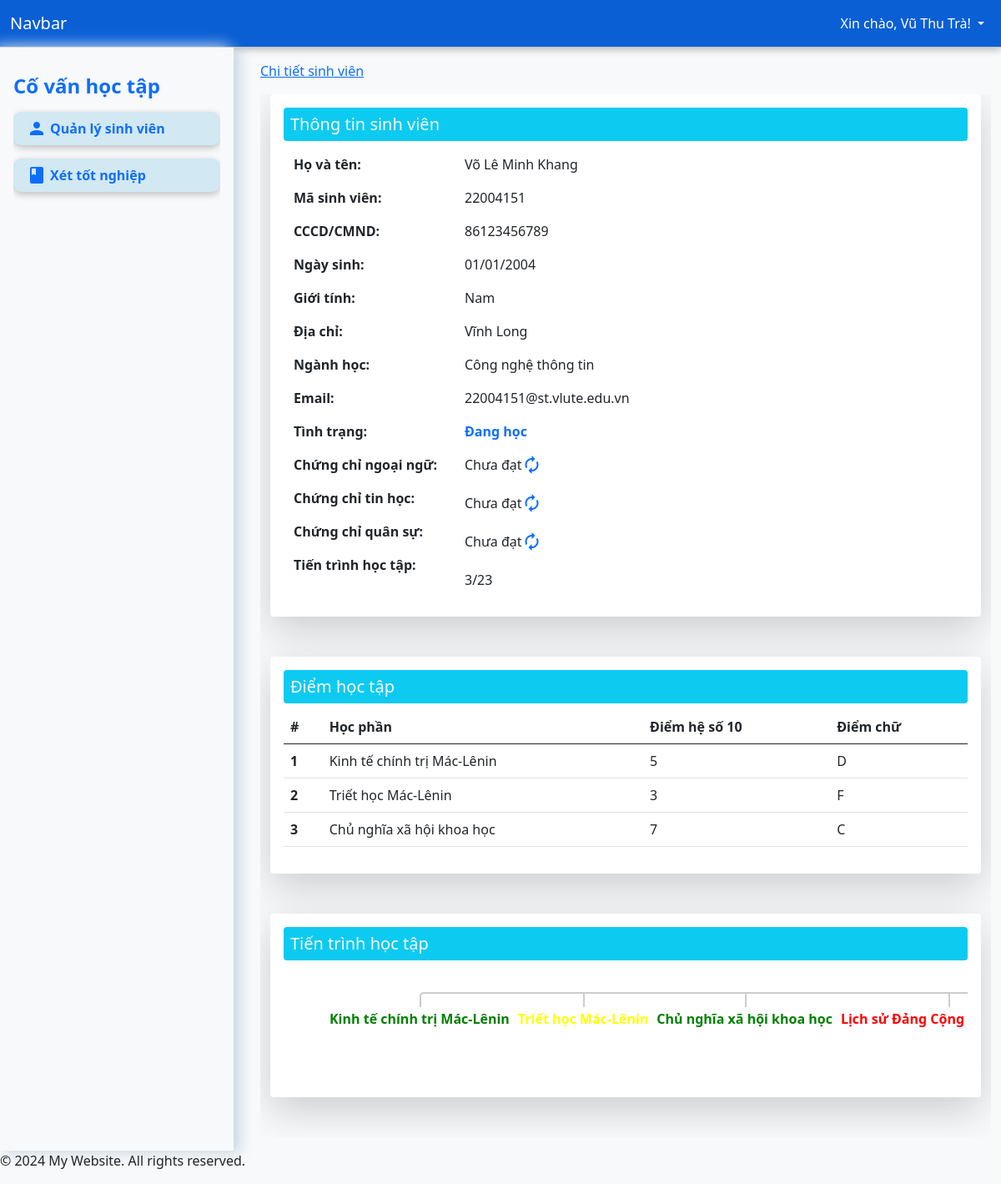
Screenshot of /?page=detail&student_code=22004151 (signed in) with the database file from the repository.
### tables this page shows
CREATE TABLE `grades` (
  `id` int(11) NOT NULL,
  `student_code` varchar(50) NOT NULL,
  `grade` longtext NOT NULL,
  `language` enum('Đạt','Chưa đạt') DEFAULT 'Chưa đạt',
  `infomatic` enum('Đạt','Chưa đạt') DEFAULT 'Chưa đạt',
  `military` enum('Đạt','Chưa đạt') DEFAULT 'Chưa đạt',
  `created_at` datetime DEFAULT current_timestamp()
);

CREATE TABLE `students` (
  `id` int(11) NOT NULL,
  `student_code` varchar(50) NOT NULL,
  `full_name` varchar(255) NOT NULL,
  `identity` varchar(255) NOT NULL,
  `dob` date DEFAULT NULL,
  `gender` enum('Nam','Nữ','Khác') NOT NULL DEFAULT 'Nam',
  `address` varchar(255) NOT NULL,
  `major` varchar(255) DEFAULT NULL,
  `email` varchar(255) DEFAULT NULL,
  `status` enum('Đang học','Thôi học','Đã tốt nghiệp','') DEFAULT 'Đang học',
  `created_at` datetime DEFAULT current_timestamp()
);

### app/controller/DetailController.php (called while the page is built, shortened)
<?php
class DetailController
{
    private $conn;
    public function __construct($conn)
    {
        $this->conn = $conn;
    }
    function index($student_code)
    {
        $student_code = mysqli_real_escape_string($this->conn, $student_code);
        $query = "
        SELECT
        s.*,
        g.grade AS grades,
        g.language as language,
        g.infomatic as infomatic,
        g.military as military
        FROM students s
        LEFT JOIN grades g ON s.student_code = g.student_code
        WHERE s.student_code = '$student_code'
        ";
        $result = mysqli_query($this->conn, $query);
        $row = mysqli_fetch_assoc($result);
        $grade_courses_count = $row['grades'] ? count(json_decode($row['grades'], true)) : 0;
        $courses_query = "SELECT COUNT(*) as total_courses FROM courses";
        $courses_result = mysqli_query($this->conn, $courses_query);
        $courses_row = mysqli_fetch_assoc($courses_result);
        $total_courses_count = $courses_row['total_courses'];
        $row['grade_courses_count'] = $grade_courses_count;
        $row['total_courses_count'] = $total_courses_count;
        $course_grade = [];
        if ($row['grades']) {
            $grades = json_decode($row['grades'], true);
            foreach ($grades as $course_code => $grade) {
                $course_query = "SELECT course_name, credits FROM courses WHERE course_code = '$course_code'";
                $course_result = mysqli_query($this->conn, $course_query);
                $course_row = mysqli_fetch_assoc($course_result);
                $course_grade[] = [
                    'course_name' => $course_row['course_name'],
                    'grade' => $grade,
                    'credits' => $course_row['credits']
                ];
            }
        }
        $row['course_grades'] = $course_grade;
        return $row;
    }
}

### app/views/pages/detail.php (the view, shortened to what this page needs)
<?php
require_once "/xampp/htdocs/app/controller/DetailController.php";
$detailController = new DetailController($conn);
$student_code = $_GET['student_code'];
$students = $detailController->index($student_code);
?>
<nav aria-label="Page navigation">
    <div class="container overflow-hidden">
        <div class="row shadow-lg p-3 mb-5 bg-body rounded">
            <h5 class="bg-info p-2 text-light rounded">Thông tin sinh viên</h5>
            <div class="col-6 col-md-3 mt-2">
                <p class="fw-bold">Họ và tên:</p>
                <p class="fw-bold">Mã sinh viên:</p>
                <p class="fw-bold">CCCD/CMND:</p>
                <p class="fw-bold">Ngày sinh:</p>
                <p class="fw-bold">Giới tính:</p>
                <p class="fw-bold">Địa chỉ:</p>
                <p class="fw-bold">Ngành học:</p>
                <p class="fw-bold">Email:</p>
                <p class="fw-bold">Tình trạng:</p>
                <p class="fw-bold">Chứng chỉ ngoại ngữ:</p>
                <p class="fw-bold">Chứng chỉ tin học:</p>
                <p class="fw-bold">Chứng chỉ quân sự:</p>
                <p class="fw-bold">Tiến trình học tập:</p>
            </div>
            <div class="col-6 col-md-9 mt-2">
                <p><?php echo $students['full_name']; ?></p>
                <p><?php echo $students['student_code']; ?></p>
                <p><?php echo $students['identity']; ?></p>
                <p><?php
                    $dob = $students['dob'];
                    $formatted_dob = DateTime::createFromFormat('Y-m-d', $dob)->format('d/m/Y');
                    echo $formatted_dob; ?>
                </p>
                <p><?php echo $students['gender']; ?></p>
                <p><?php echo $students['address']; ?></p>
                <p><?php echo $students['major']; ?></p>
                <p><?php echo $students['email']; ?></p>
                <p class="<?php
                            if ($students['status'] == 'Đã tốt nghiệp') {
                                echo 'text-success';
                            } else if ($students['status'] == 'Thôi học  ') {
                                echo 'text-danger';
                            } else {
                                echo 'text-primary';
                            }
                            ?> fw-bold"><?php echo $students['status'] ?></p>
                <p class="d-flex">
                    <?php echo isset($students['language']) ? $students['language'] : "Chưa đạt"; ?>
                    <a type="button" href="/app/controller/GraduateController.php?cert=language&student_code=<?php echo $students['student_code']; ?>&status=<?php echo $students['language']; ?>"><i class="material-icons">autorenew</i></a>
                </p>
                <p class="d-flex">
                    <?php echo isset($students['infomatic']) ? $students['infomatic'] : "Chưa đạt"; ?>
                    <a type="button" href="/app/controller/GraduateController.php?cert=infomatic&student_code=<?php echo $students['student_code']; ?>&status=<?php echo $students['language']; ?>"><i class="material-icons">autorenew</i></a>
                </p>
                <p class="d-flex">
                    <?php echo isset($students['military']) ? $students['military'] : "Chưa đạt"; ?>
                    <a type="button" href="/app/controller/GraduateController.php?cert=military&student_code=<?php echo $students['student_code']; ?>&status=<?php echo $students['language']; ?>"><i class="material-icons">autorenew</i></a>
                </p>
                <p><?php echo $students['grade_courses_count'] . "/" . $students['total_courses_count']; ?></p>
            </div>
        </div>
        <div class="row shadow-lg p-3 mb-5 bg-body rounded">
            <h5 class="bg-info p-2 text-light rounded">Điểm học tập</h5>
            <table class="table">
                <thead>
                    <tr>
                        <th scope="col">#</th>
                        <th scope="col">Học phần</th>
                        <th scope="col">Điểm hệ số 10</th>
                        <th scope="col">Điểm chữ</th>
                    </tr>
                </thead>
                <tbody>
                    <?php foreach ($students['course_grades'] as $index => $course_grade): ?>
                        <tr>
                            <th scope="row"><?php echo $index + 1; ?></th>
                            <td><?php echo htmlspecialchars($course_grade['course_name']); ?></td>
                            <td><?php echo htmlspecialchars($course_grade['grade']); ?></td>
                            <td><?php
                                if ($course_grade['grade'] >= 9) {
                                    echo 'A';
                                } elseif ($course_grade['grade'] >= 8) {
                                    echo 'B';
                                } elseif ($course_grade['grade'] >= 6.5) {
                                    echo 'C';
                                } elseif ($course_grade['grade'] >= 5) {
                                    echo 'D';
                                } else {
                                    echo 'F';
                                }
                                ?>
                        </tr>
                    <?php endforeach; ?>
                </tbody>
            </table>
        </div>
        <div class="row shadow-lg p-3 mb-5 bg-body rounded">
            <h5 class="bg-info p-2 text-light rounded">Tiến trình học tập</h5>
            <?php include '/xampp/htdocs/app/views/components/progressTree.php'; ?>
        </div>
    </div>
</nav>

### rows the page displays
grades: students.full_name "Võ Lê Minh Khang", students.student_code "22004151", students.identity "86123456789", students.dob "01/01/2004", students.gender "Nam", students.address "Vĩnh Long", students.major "Công nghệ thông tin", students.email "22004151@st.vlute.edu.vn", students.status "Đang học", language "Chưa đạt", infomatic "Chưa đạt", military "Chưa đạt"

### other values shown
$_SESSION['auth_user']['username'] "Vũ Thu Trà"
$page_titles[$_GET['page']] "Chi tiết sinh viên"
$students['grade_courses_count'] "3"
$students['total_courses_count'] "23"
$course_grade['course_name'] "Kinh tế chính trị Mác-Lênin"
$course_grade['grade'] "5"
$course_grade['course_name'] "Triết học Mác-Lênin"
$course_grade['grade'] "3"
$course_grade['course_name'] "Chủ nghĩa xã hội khoa học"
$course_grade['grade'] "7"
$course['course_name'] "Kinh tế chính trị Mác-Lênin"
$course['course_name'] "Triết học Mác-Lênin"
$course['course_name'] "Chủ nghĩa xã hội khoa học"
$course['course_name'] "Lịch sử Đảng Cộng…"
